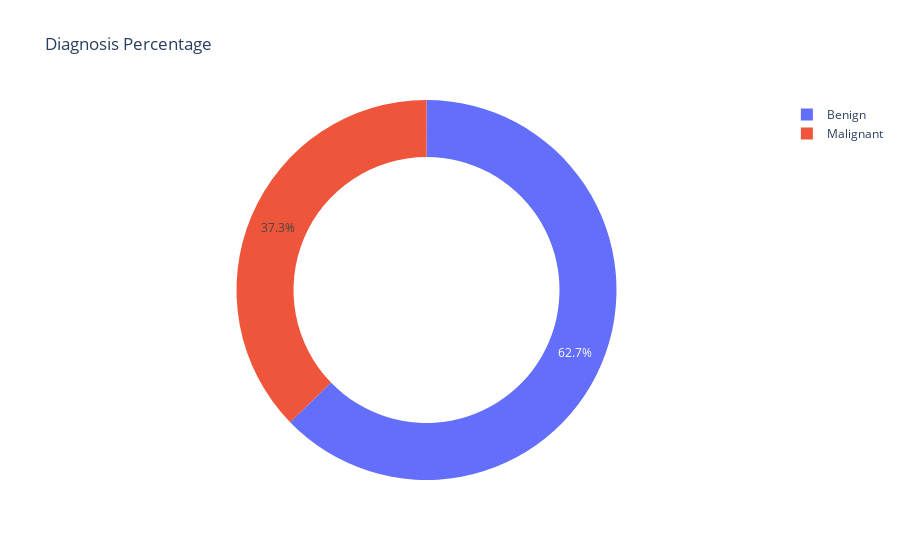

Write notebook code for a chart like this one.
### Code cell
# diagnosis percentage
p2 = go.Figure(data = [go.Pie(labels = ['Benign', 'Malignant'], 
                              values = [df.id[df.diagnosis=='B'].count(), df.id[df.diagnosis=='M'].count()], 
                              hole = .7)])
p2.update_layout(title_text = 'Diagnosis Percentage')

p2.show()

### Figure 1 — Plotly figure (JSON) as saved in the notebook; plotly's stock layout.template omitted (floating-point values rounded to 4 significant figures)
{"data": [{"hole": 0.7, "labels": ["Benign", "Malignant"], "type": "pie", "values": [357, 212]}], "layout": {"title": {"text": "Diagnosis Percentage"}}}
